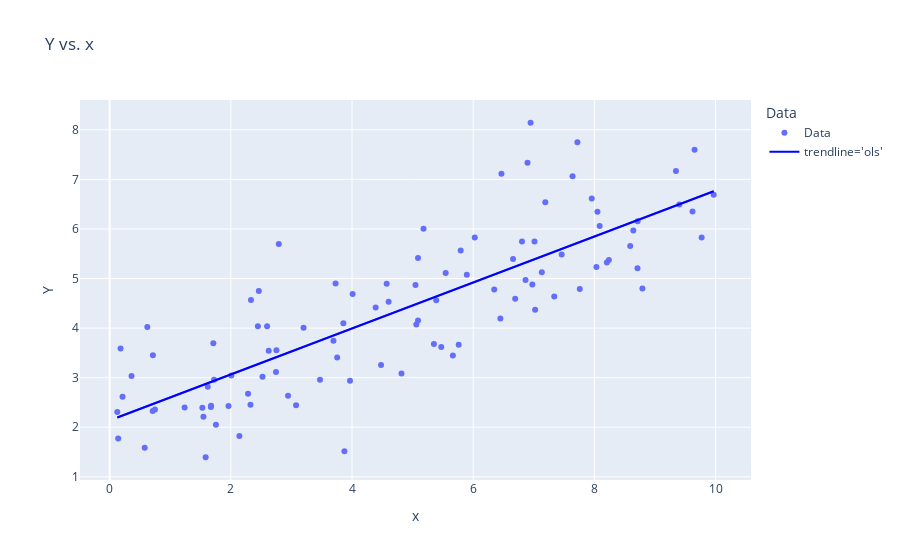

Notebook code for this chart:
### Markdown cell above
### 2. Use a dataset simulated from your theoretical Simple Linear Regression model to demonstrate how to create and visualize a fitted Simple Linear Regression model using *pandas* and *import statsmodels.formula.api as smf*<br>

### Code cell
import numpy as np
import pandas as pd
import plotly.express as px
import statsmodels.formula.api as smf  

# Simulate data for Simple Linear Regression model
n = 100  # Number of samples
beta0 = 2.0  # Intercept
beta1 = 0.5  # Slope
sigma = 1.0  # Standard deviation of errors

# Generate predictor values x_i (uniformly distributed between 0 and 10)
x = np.random.uniform(0, 10, n)

# Generate error terms epsilon_i (normally distributed with mean 0 and sd sigma)
errors = np.random.normal(0, sigma, n)

# Calculate outcome values Y_i based on the Simple Linear Model
Y = beta0 + beta1 * x + errors

# Combine x and Y into a pandas DataFrame
df = pd.DataFrame({'x': x, 'Y': Y})

model_data_specification = smf.ols("Y~x", data=df) 
fitted_model = model_data_specification.fit() 

# what do each of the following provide?
fitted_model.summary()  # simple explanation? 
fitted_model.summary().tables[1]  # simple explanation?
fitted_model.params  # simple explanation?
fitted_model.params.values  # simple explanation?
fitted_model.rsquared  # simple explanation?

# what two things does this add onto the figure?
df['Data'] = 'Data' # hack to add data to legend 
fig = px.scatter(df, x='x',  y='Y', color='Data', 
                 trendline='ols', title='Y vs. x')

# This is essentially what above `trendline='ols'` does
fig.add_scatter(x=df['x'], y=fitted_model.fittedvalues,
                line=dict(color='blue'), name="trendline='ols'")
